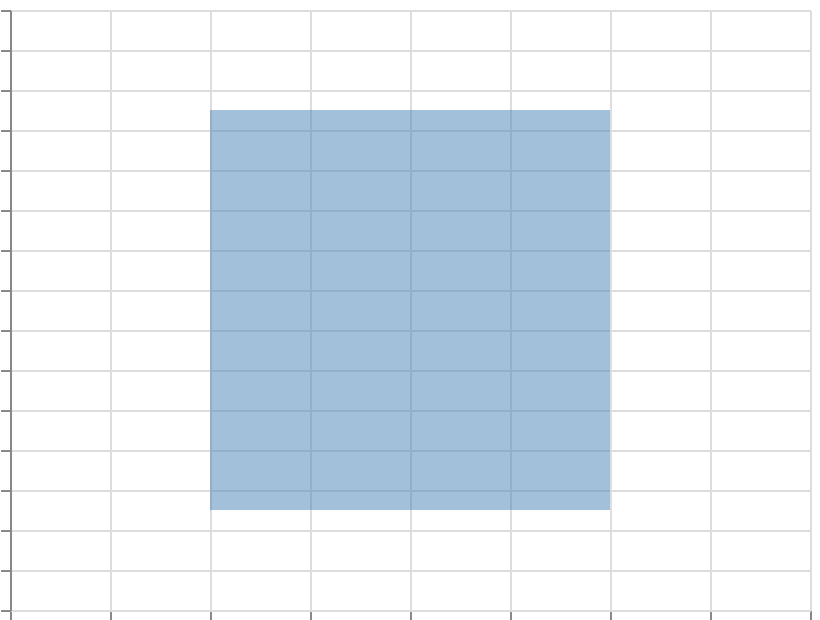

Vega-Lite specification stored for this chart:
### Vega specification from a JSON file in a GitHub repository (floating-point values rounded to 4 significant figures)
{"$schema": "https://vega.github.io/schema/vega/v6.json", "width": 400, "height": 300, "padding": 5, "autosize": "none", "data": [{"name": "table", "values": [{"x": 100, "y": 50}, {"x": 300, "y": 50}, {"x": 300, "y": 250}, {"x": 100, "y": 250}]}], "scales": [{"name": "x", "type": "linear", "domain": [0, 400], "range": "width"}, {"name": "y", "type": "linear", "domain": [0, 300], "range": [{"signal": "height"}, 0]}], "marks": [{"type": "area", "from": {"data": "table"}, "encode": {"update": {"x": {"scale": "x", "field": "x"}, "y": {"scale": "y", "field": "y"}, "y2": {"scale": "y", "value": 0}, "fill": {"value": "steelblue"}, "fillOpacity": {"value": 0.5}, "interpolate": {"value": "monotone"}}}}], "axes": [{"scale": "x", "orient": "bottom", "grid": true, "labels": false}, {"scale": "y", "orient": "left", "grid": true, "labels": false}]}
